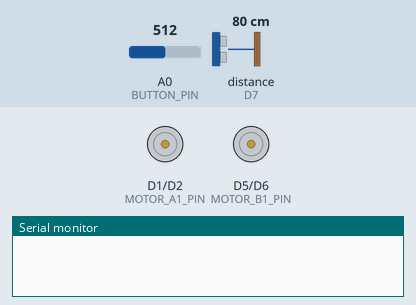
This sketch was run on a simulated ESP8266 (NodeMCU). Parts: motor-driver pin pairs drawn as motors (green arrow = first pin HIGH = forward, orange = second pin HIGH = backward, longer = more drive), the last lines printed to the serial monitor. Inputs (shaded band) come from the test bench; at power-on: A0 (BUTTON_PIN) = 512, distance to the obstacle (sensor on D7) 80 cm. The echo pulse lasts 58.3 µs per cm.

Above: at 1.2 s.
1.3 s: A0 (BUTTON_PIN) set to 108
2.8 s: A0 (BUTTON_PIN) set to 92
At 2.96 s:
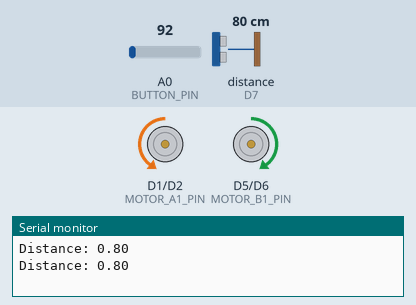
5.8 s: A0 (BUTTON_PIN) set to 110
7.3 s: A0 (BUTTON_PIN) set to 90
At 7.46 s:
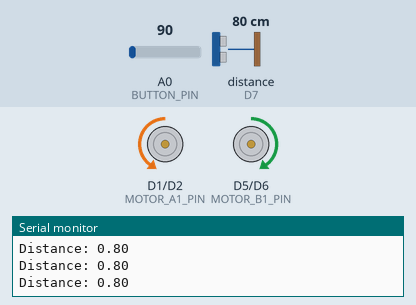
Timing chart, 0 to 10.3 s (numbered marks = the images above; inputs shaded):
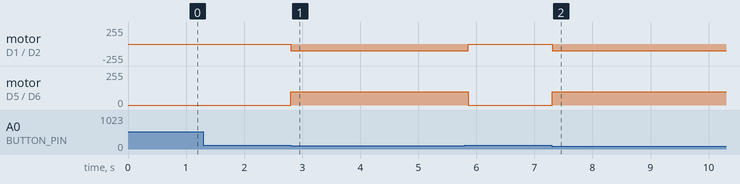

The sketch:

omar_test.ino
```cpp
#define BUTTON_PIN A0    // Taster S1/S2/S3... werden darüber gelesen

// Pins of motor
#define MOTOR_A1_PIN D1
#define MOTOR_A2_PIN D2
#define MOTOR_B1_PIN D5
#define MOTOR_B2_PIN D6
const uint8_t motorPins[] = {MOTOR_A1_PIN, MOTOR_A2_PIN, MOTOR_B1_PIN, MOTOR_B2_PIN};

// Us pins
#define US1_PIN D8
#define US2_PIN D7
#define US3_PIN D3
const uint8_t usPins[] = {US1_PIN, US2_PIN, US3_PIN};


void setup (){

  // Init motor pins as output
  for (size_t i = 0; i < sizeof(motorPins)/sizeof(motorPins[0]); i++) {
    pinMode(motorPins[i], OUTPUT);
    digitalWrite(motorPins[i], LOW);
  }

  // Init button pin
  pinMode(BUTTON_PIN, INPUT);

}

void loop (){

  if(s1Pushed()){

    float dist1 = 0;
    while (dist1 <= 0.30) {
      dist1 = measureDistance(US2_PIN);
      Serial.println("Distance: " +  String(dist1));
      drive(true, 100, 100);
    }

  }
}

bool s1Pushed() {
  int a1_value = analogRead(BUTTON_PIN);
  String currentButton = "";
  if (a1_value >= 0 && a1_value <= 100) {
    return true;
  } else {
    return false;
  }
}

float measureDistance(uint8_t pin) {
  long duration;
  float   distance;

  // Trigger-Puls senden
  pinMode(pin, OUTPUT);
  digitalWrite(pin, LOW);
  delayMicroseconds(5);
  digitalWrite(pin, HIGH);
  delayMicroseconds(10);
  digitalWrite(pin, LOW);

  // Pin auf Input stellen, um Echo zu empfangen
  pinMode(pin, INPUT);
  duration = pulseIn(pin, HIGH, 30000);  // Timeout nach 30 ms

  if (duration == 0) {
    return -1.0;  // Kein Hindernis erkannt
  }

  // Umrechnung von Mikrosekunden in Meter
  // Distance = (Speed of Sound × Time) / 2 x 100
  // speed of Sound = 343m/s so in mirco seconds will be 0.0343 then we get at the end (duration(which is time) x 0.0343 / 2 x 100), which equals the formula at the end
  distance = duration * 0.0001715;

  // if(pin == 0){
  //   Serial.println(String(pin) + " Duration: " +  String(duration));
  // }

  return distance;
}


void turn(bool left, uint16_t time, uint16_t speed) {
  setMotor(left, speed, true);   // Motor A
  setMotor(!left, speed, false);  // Motor B

  delay(time);

  // Stop both motors
  setMotor(true, 0, true);
  setMotor(true, 0, false);
}


void drive(bool forward, uint16_t time, uint16_t speed) {
  setMotor(forward, speed, true);   // Motor A
  setMotor(forward, speed, false);  // Motor B

  delay(time);

  // Stop both motors
  setMotor(true, 0, true);
  setMotor(true, 0, false);
}


void setMotor(bool forward, uint16_t speed, bool motorA) {
  int8_t Motor1 = MOTOR_A1_PIN;
  int8_t Motor2 = MOTOR_A2_PIN;
  uint16_t speedReverse = 0;

  if (!motorA){
    Motor1 = MOTOR_B1_PIN;
    Motor2 = MOTOR_B2_PIN;
    speedReverse = speed;
    speed = 0;
  }

  if (forward) {
    analogWrite(Motor1, speedReverse);
    analogWrite(Motor2, speed);
  } else {
    analogWrite(Motor1, speed);
    analogWrite(Motor2, speedReverse);
  }
}
```

Measured:
- the behaviour switches between 101 and 100 on A0 (BUTTON_PIN) (found by bisection; images 0 and 1)
- after the input at 1.3 s, every drawn part: stays the same
- after the input at 2.8 s, motor on D1 (MOTOR_A1_PIN) / D2 (MOTOR_A2_PIN): stopped → backward 100/255 at once; motor on D5 (MOTOR_B1_PIN) / D6 (MOTOR_B2_PIN): stopped → forward 100/255 at once
- after the input at 5.8 s, motor on D1 (MOTOR_A1_PIN) / D2 (MOTOR_A2_PIN): backward 100/255 → stopped after 0.06 s; motor on D5 (MOTOR_B1_PIN) / D6 (MOTOR_B2_PIN): forward 100/255 → stopped after 0.06 s
- after the input at 7.3 s, motor on D1 (MOTOR_A1_PIN) / D2 (MOTOR_A2_PIN): stopped → backward 100/255 at once; motor on D5 (MOTOR_B1_PIN) / D6 (MOTOR_B2_PIN): stopped → forward 100/255 at once
